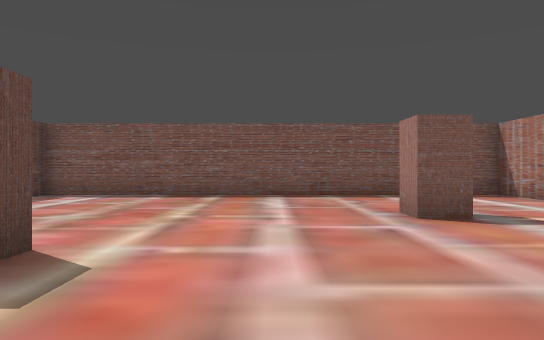
view 1 (above)

12 first-person views from a walk through a Godot game level. The camera is 1.4 m above the floor, looks level and sees 70° across. The floor is counted in squares, 2 m on a side. Each view is taken from the middle of a square. On the plan, view 1 faces up. The plan holds only what a view shows up to about 11 squares ahead; the rest is blank. The place goes on beyond the plan. Characters and animated objects are not drawn.

view 2
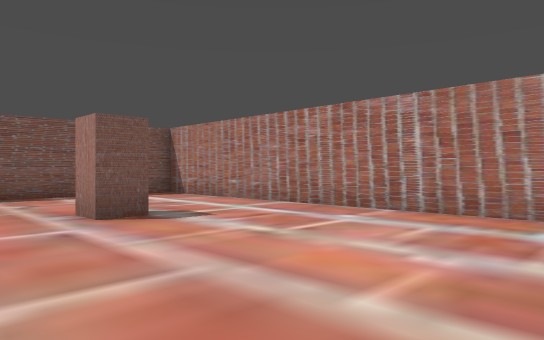

view 3
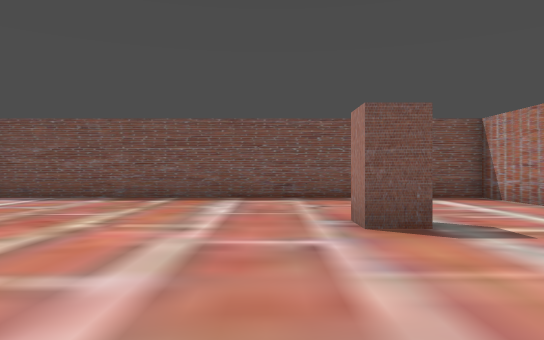

view 4
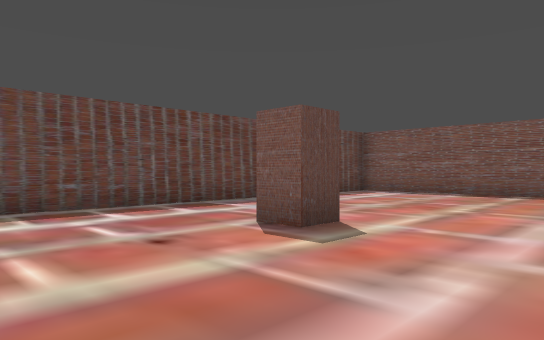

view 5
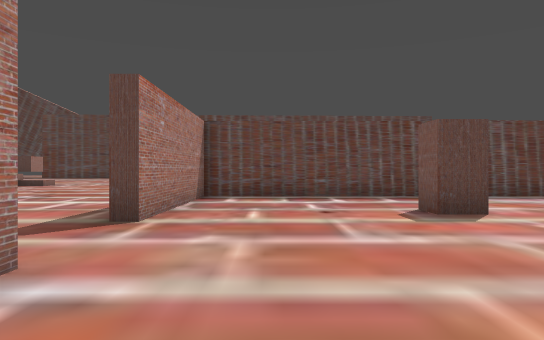

view 6
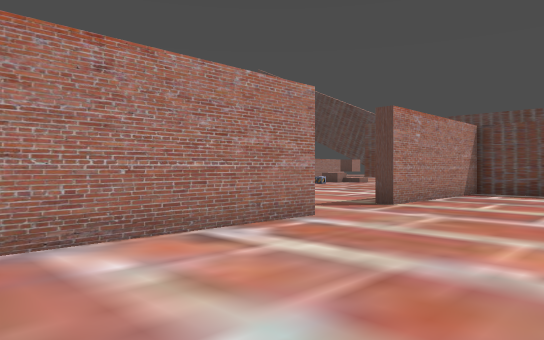

view 7
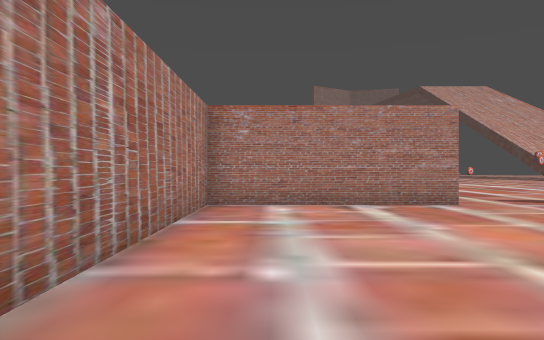

view 8
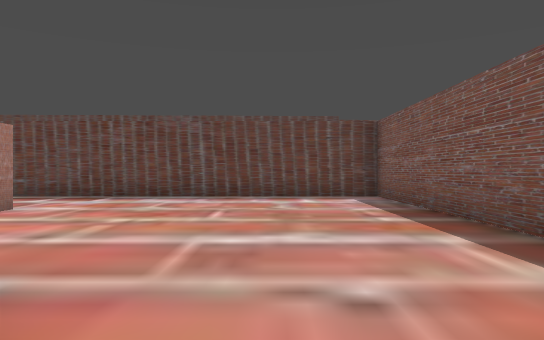

view 9
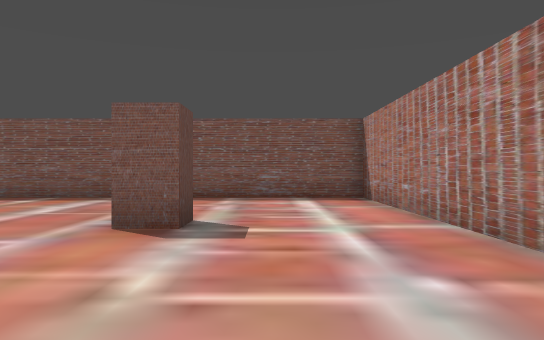

view 10
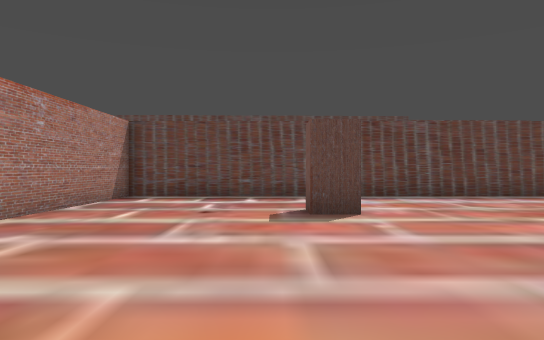

view 11
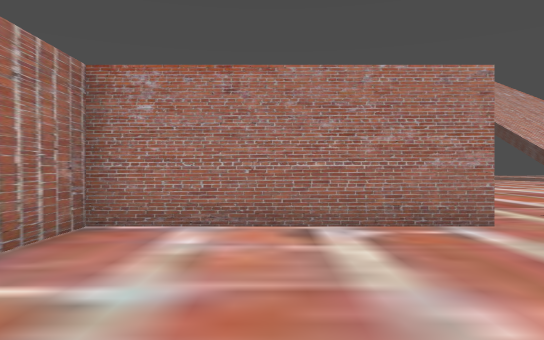

view 12
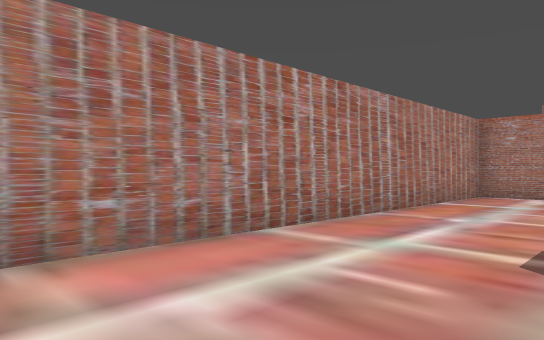

### Floor plan
Points are (right, up) in squares from view 1. A wall is a line through its corners. A room is listed if a view was taken in it or the views show most of it. See-through windows are left out.
Room 1 (views 1, 2, 3, 5, 6, 7, 8, 9, 10, 11, 12)
walls: (1.2, -1.8) (6.3, -1.8) (6.3, 10.8) (-6.3, 10.8) (-6.3, -1.8) (-1.3, -1.8)
ways out: opening at (0, -1.7) to room 2
Room 2 (view 4)
walls: (-1.3, -1.8) (-1.3, -2.2)
ways out: opening at (0, -1.7) to room 1

Positions as (right, up) in squares from view 1, and headings:
1: (0, 0), facing up
2: (0, 0), facing up-right
3: (1, 1), facing up
4: (1, -1), facing up-left
5: (4, 0), facing left
6: (6, 2), facing down-left
7: (5, 6), facing down
8: (4, 8), facing left
9: (4, 1), facing up
10: (4, 2), facing left
11: (4, 3), facing down
12: (3, 9), facing down-right
